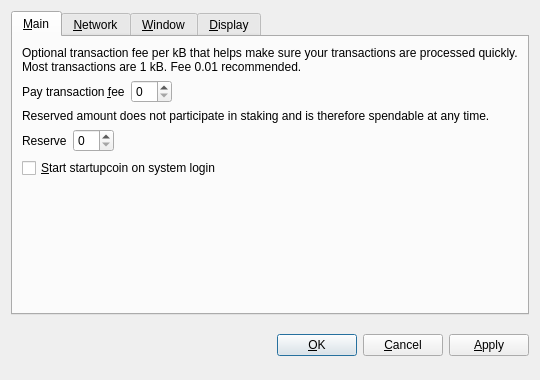
<?xml version="1.0" encoding="UTF-8"?>
<ui version="4.0">
 <class>OptionsDialog</class>
 <widget class="QDialog" name="OptionsDialog">
  <property name="geometry">
   <rect>
    <x>0</x>
    <y>0</y>
    <width>540</width>
    <height>380</height>
   </rect>
  </property>
  <property name="windowTitle">
   <string>Options</string>
  </property>
  <property name="modal">
   <bool>true</bool>
  </property>
  <layout class="QVBoxLayout" name="verticalLayout">
   <item>
    <widget class="QTabWidget" name="tabWidget">
     <property name="tabPosition">
      <enum>QTabWidget::North</enum>
     </property>
     <property name="currentIndex">
      <number>0</number>
     </property>
     <widget class="QWidget" name="tabMain">
      <attribute name="title">
       <string>&amp;Main</string>
      </attribute>
      <layout class="QVBoxLayout" name="verticalLayout_Main">
       <item>
        <widget class="QLabel" name="transactionFeeInfoLabel">
         <property name="text">
          <string>Optional transaction fee per kB that helps make sure your transactions are processed quickly. Most transactions are 1 kB. Fee 0.01 recommended.</string>
         </property>
         <property name="textFormat">
          <enum>Qt::PlainText</enum>
         </property>
         <property name="wordWrap">
          <bool>true</bool>
         </property>
        </widget>
       </item>
       <item>
        <layout class="QHBoxLayout" name="horizontalLayoutFee">
         <item>
          <widget class="QLabel" name="transactionFeeLabel">
           <property name="text">
            <string>Pay transaction &amp;fee</string>
           </property>
           <property name="textFormat">
            <enum>Qt::PlainText</enum>
           </property>
           <property name="buddy">
            <cstring>transactionFee</cstring>
           </property>
          </widget>
         </item>
         <item>
          <widget class="BitcoinAmountField" name="transactionFee"/>
         </item>
         <item>
          <spacer name="horizontalSpacerFee">
           <property name="orientation">
            <enum>Qt::Horizontal</enum>
           </property>
           <property name="sizeHint" stdset="0">
            <size>
             <width>40</width>
             <height>20</height>
            </size>
           </property>
          </spacer>
         </item>
        </layout>
       </item>
       <item>
        <widget class="QLabel" name="reserveBalanceInfoLabel">
         <property name="text">
          <string>Reserved amount does not participate in staking and is therefore spendable at any time.</string>
         </property>
         <property name="textFormat">
          <enum>Qt::PlainText</enum>
         </property>
         <property name="wordWrap">
          <bool>true</bool>
         </property>
        </widget>
       </item>
       <item>
        <layout class="QHBoxLayout" name="horizontalLayoutReserveBalance">
         <item>
          <widget class="QLabel" name="reserveBalanceLabel">
           <property name="text">
            <string>Reserve</string>
           </property>
           <property name="textFormat">
            <enum>Qt::PlainText</enum>
           </property>
           <property name="buddy">
            <cstring>reserveBalance</cstring>
           </property>
          </widget>
         </item>
         <item>
          <widget class="BitcoinAmountField" name="reserveBalance"/>
         </item>
         <item>
          <spacer name="horizontalSpacerReserveBalance">
           <property name="orientation">
            <enum>Qt::Horizontal</enum>
           </property>
           <property name="sizeHint" stdset="0">
            <size>
             <width>40</width>
             <height>20</height>
            </size>
           </property>
          </spacer>
         </item>
        </layout>
       </item>
       <item>
        <widget class="QCheckBox" name="bitcoinAtStartup">
         <property name="toolTip">
          <string>Automatically start startupcoin after logging in to the system.</string>
         </property>
         <property name="text">
          <string>&amp;Start startupcoin on system login</string>
         </property>
        </widget>
       </item>
       <item>
        <spacer name="verticalSpacer_Main">
         <property name="orientation">
          <enum>Qt::Vertical</enum>
         </property>
         <property name="sizeHint" stdset="0">
          <size>
           <width>20</width>
           <height>40</height>
          </size>
         </property>
        </spacer>
       </item>
      </layout>
     </widget>
     <widget class="QWidget" name="tabNetwork">
      <attribute name="title">
       <string>&amp;Network</string>
      </attribute>
      <layout class="QVBoxLayout" name="verticalLayout_Network">
       <item>
        <widget class="QCheckBox" name="mapPortUpnp">
         <property name="toolTip">
          <string>Automatically open the startupcoin client port on the router. This only works when your router supports UPnP and it is enabled.</string>
         </property>
         <property name="text">
          <string>Map port using &amp;UPnP</string>
         </property>
        </widget>
       </item>
       <item>
        <widget class="QCheckBox" name="connectSocks">
         <property name="toolTip">
          <string>Connect to the startupcoin network through a SOCKS proxy (e.g. when connecting through Tor).</string>
         </property>
         <property name="text">
          <string>&amp;Connect through SOCKS proxy:</string>
         </property>
        </widget>
       </item>
       <item>
        <layout class="QHBoxLayout" name="horizontalLayout_Network">
         <item>
          <widget class="QLabel" name="proxyIpLabel">
           <property name="text">
            <string>Proxy &amp;IP:</string>
           </property>
           <property name="textFormat">
            <enum>Qt::PlainText</enum>
           </property>
           <property name="buddy">
            <cstring>proxyIp</cstring>
           </property>
          </widget>
         </item>
         <item>
          <widget class="QValidatedLineEdit" name="proxyIp">
           <property name="maximumSize">
            <size>
             <width>140</width>
             <height>16777215</height>
            </size>
           </property>
           <property name="toolTip">
            <string>IP address of the proxy (e.g. 127.0.0.1)</string>
           </property>
          </widget>
         </item>
         <item>
          <widget class="QLabel" name="proxyPortLabel">
           <property name="text">
            <string>&amp;Port:</string>
           </property>
           <property name="textFormat">
            <enum>Qt::PlainText</enum>
           </property>
           <property name="buddy">
            <cstring>proxyPort</cstring>
           </property>
          </widget>
         </item>
         <item>
          <widget class="QLineEdit" name="proxyPort">
           <property name="maximumSize">
            <size>
             <width>55</width>
             <height>16777215</height>
            </size>
           </property>
           <property name="toolTip">
            <string>Port of the proxy (e.g. 9050)</string>
           </property>
          </widget>
         </item>
         <item>
          <widget class="QLabel" name="socksVersionLabel">
           <property name="text">
            <string>SOCKS &amp;Version:</string>
           </property>
           <property name="textFormat">
            <enum>Qt::PlainText</enum>
           </property>
           <property name="buddy">
            <cstring>socksVersion</cstring>
           </property>
          </widget>
         </item>
         <item>
          <widget class="QValueComboBox" name="socksVersion">
           <property name="toolTip">
            <string>SOCKS version of the proxy (e.g. 5)</string>
           </property>
          </widget>
         </item>
         <item>
          <spacer name="horizontalSpacer_Network">
           <property name="orientation">
            <enum>Qt::Horizontal</enum>
           </property>
           <property name="sizeHint" stdset="0">
            <size>
             <width>40</width>
             <height>20</height>
            </size>
           </property>
          </spacer>
         </item>
        </layout>
       </item>
       <item>
        <spacer name="verticalSpacer_Network">
         <property name="orientation">
          <enum>Qt::Vertical</enum>
         </property>
         <property name="sizeHint" stdset="0">
          <size>
           <width>20</width>
           <height>40</height>
          </size>
         </property>
        </spacer>
       </item>
      </layout>
     </widget>
     <widget class="QWidget" name="tabWindow">
      <attribute name="title">
       <string>&amp;Window</string>
      </attribute>
      <layout class="QVBoxLayout" name="verticalLayout_Window">
       <item>
        <widget class="QCheckBox" name="minimizeToTray">
         <property name="toolTip">
          <string>Show only a tray icon after minimizing the window.</string>
         </property>
         <property name="text">
          <string>&amp;Minimize to the tray instead of the taskbar</string>
         </property>
        </widget>
       </item>
       <item>
        <widget class="QCheckBox" name="minimizeOnClose">
         <property name="toolTip">
          <string>Minimize instead of exit the application when the window is closed. When this option is enabled, the application will be closed only after selecting Quit in the menu.</string>
         </property>
         <property name="text">
          <string>M&amp;inimize on close</string>
         </property>
        </widget>
       </item>
       <item>
        <spacer name="verticalSpacer_Window">
         <property name="orientation">
          <enum>Qt::Vertical</enum>
         </property>
         <property name="sizeHint" stdset="0">
          <size>
           <width>20</width>
           <height>40</height>
          </size>
         </property>
        </spacer>
       </item>
      </layout>
     </widget>
     <widget class="QWidget" name="tabDisplay">
      <attribute name="title">
       <string>&amp;Display</string>
      </attribute>
      <layout class="QVBoxLayout" name="verticalLayout_Display">
       <item>
        <layout class="QHBoxLayout" name="horizontalLayout_1_Display">
         <item>
          <widget class="QLabel" name="langLabel">
           <property name="text">
            <string>User Interface &amp;language:</string>
           </property>
           <property name="textFormat">
            <enum>Qt::PlainText</enum>
           </property>
           <property name="buddy">
            <cstring>lang</cstring>
           </property>
          </widget>
         </item>
         <item>
          <widget class="QValueComboBox" name="lang">
           <property name="toolTip">
            <string>The user interface language can be set here. This setting will take effect after restarting startupcoin.</string>
           </property>
          </widget>
         </item>
        </layout>
       </item>
       <item>
        <layout class="QHBoxLayout" name="horizontalLayout_2_Display">
         <item>
          <widget class="QLabel" name="unitLabel">
           <property name="text">
            <string>&amp;Unit to show amounts in:</string>
           </property>
           <property name="textFormat">
            <enum>Qt::PlainText</enum>
           </property>
           <property name="buddy">
            <cstring>unit</cstring>
           </property>
          </widget>
         </item>
         <item>
          <widget class="QValueComboBox" name="unit">
           <property name="toolTip">
            <string>Choose the default subdivision unit to show in the interface and when sending coins.</string>
           </property>
          </widget>
         </item>
        </layout>
       </item>
       <item>
        <widget class="QCheckBox" name="displayAddresses">
         <property name="toolTip">
          <string>Whether to show startupcoin addresses in the transaction list or not.</string>
         </property>
         <property name="text">
          <string>&amp;Display addresses in transaction list</string>
         </property>
        </widget>
       </item>
       <item>
        <widget class="QCheckBox" name="coinControlFeatures">
         <property name="toolTip">
          <string>Whether to show coin control features or not.</string>
         </property>
         <property name="text">
          <string>Display coin &amp;control features (experts only!)</string>
         </property>
        </widget>
       </item>
       <item>
        <spacer name="verticalSpacer_Display">
         <property name="orientation">
          <enum>Qt::Vertical</enum>
         </property>
         <property name="sizeHint" stdset="0">
          <size>
           <width>20</width>
           <height>40</height>
          </size>
         </property>
        </spacer>
       </item>
      </layout>
     </widget>
    </widget>
   </item>
   <item>
    <layout class="QHBoxLayout" name="horizontalLayout_Buttons">
     <item>
      <spacer name="horizontalSpacer_1">
       <property name="orientation">
        <enum>Qt::Horizontal</enum>
       </property>
       <property name="sizeHint" stdset="0">
        <size>
         <width>40</width>
         <height>48</height>
        </size>
       </property>
      </spacer>
     </item>
     <item>
      <widget class="QLabel" name="statusLabel">
       <property name="font">
        <font>
         <weight>75</weight>
         <bold>true</bold>
        </font>
       </property>
       <property name="text">
        <string/>
       </property>
       <property name="textFormat">
        <enum>Qt::PlainText</enum>
       </property>
       <property name="wordWrap">
        <bool>true</bool>
       </property>
      </widget>
     </item>
     <item>
      <spacer name="horizontalSpacer_2">
       <property name="orientation">
        <enum>Qt::Horizontal</enum>
       </property>
       <property name="sizeHint" stdset="0">
        <size>
         <width>40</width>
         <height>48</height>
        </size>
       </property>
      </spacer>
     </item>
     <item>
      <widget class="QPushButton" name="okButton">
       <property name="text">
        <string>&amp;OK</string>
       </property>
      </widget>
     </item>
     <item>
      <widget class="QPushButton" name="cancelButton">
       <property name="text">
        <string>&amp;Cancel</string>
       </property>
       <property name="autoDefault">
        <bool>false</bool>
       </property>
      </widget>
     </item>
     <item>
      <widget class="QPushButton" name="applyButton">
       <property name="text">
        <string>&amp;Apply</string>
       </property>
       <property name="autoDefault">
        <bool>false</bool>
       </property>
      </widget>
     </item>
    </layout>
   </item>
  </layout>
 </widget>
 <customwidgets>
  <customwidget>
   <class>BitcoinAmountField</class>
   <extends>QSpinBox</extends>
   <header>bitcoinamountfield.h</header>
  </customwidget>
  <customwidget>
   <class>QValueComboBox</class>
   <extends>QComboBox</extends>
   <header>qvaluecombobox.h</header>
  </customwidget>
  <customwidget>
   <class>QValidatedLineEdit</class>
   <extends>QLineEdit</extends>
   <header>qvalidatedlineedit.h</header>
  </customwidget>
 </customwidgets>
 <resources/>
 <connections/>
</ui>
